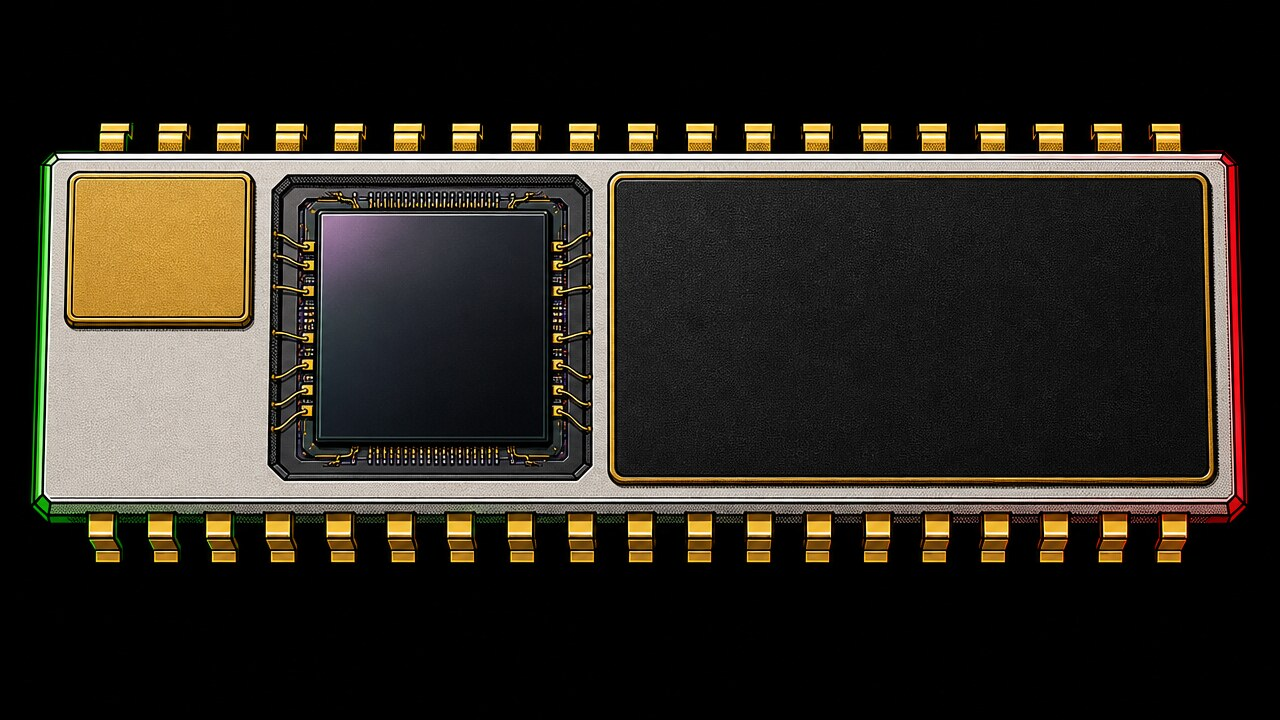
#> input picture ez/tools/concepts/worlds/comic/story/h/chips5/img/mn-a.jpg, 1280 x 720 px, given in place of mn-a.jpg.jpg, which was not available
$ python auto.py img/mn-a.jpg
#> lines starting #> are read from the running program, lines starting #| are printed output that depends on the picture; after the words box and inside, x2 and y2 are one past the last pixel; in counts of white or black regions, pixels touching at a corner belong together
# /usr/bin/python3 auto.py <name> : measures a swapped master by run profiles: the gold plate, the window's dark glass, the label's black panel, the body
import sys,numpy as np
from PIL import Image
a=np.asarray(Image.open(f'img/{sys.argv[1]}.jpg').convert('RGB')).astype(int);r,g,b=a[...,0],a[...,1],a[...,2]
#> after `r, g, b = (a[..., 0], a[..., 1], a[..., 2])`:
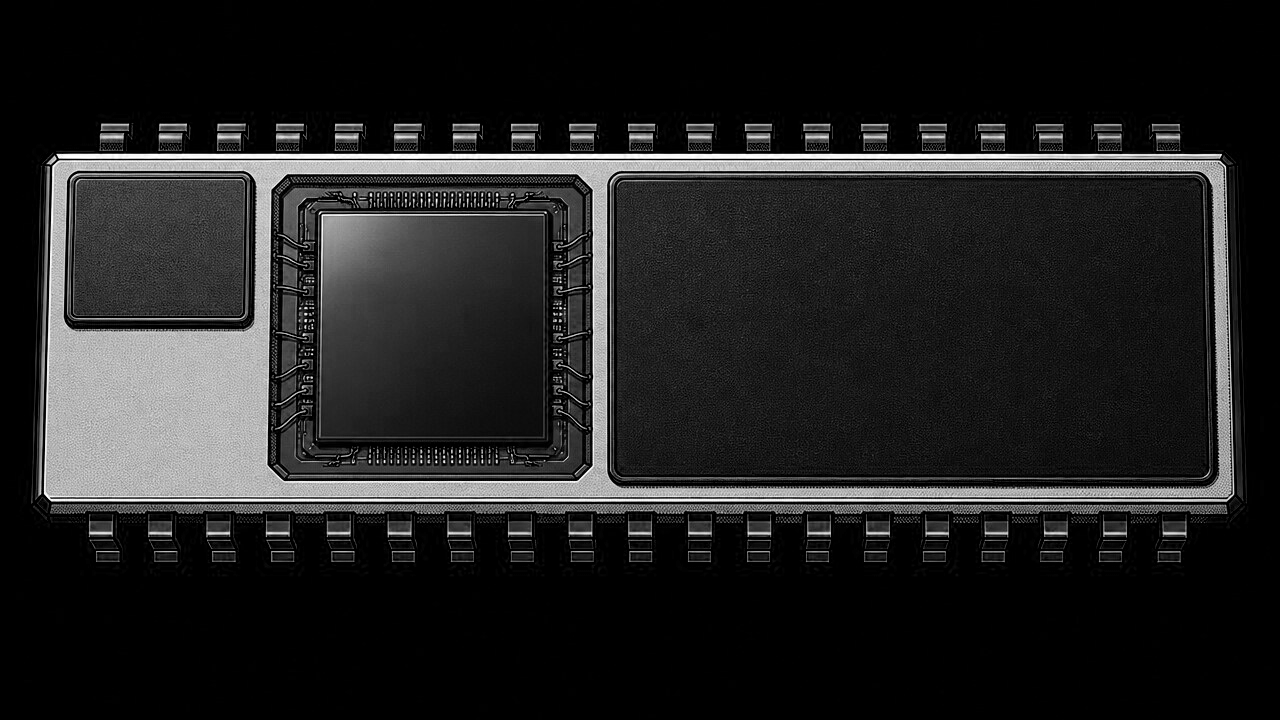
#> b: shape (720, 1280) int64; min 0, max 255, mean 33.9
gold=(r>140)&(g>95)&(b<100)&(r-b>70);cer=(r>150)&(g>145)&(b>130)&(abs(r-b)<45);dark=(r+g+b<70)
#> after `gold = (r > 140) & (g > 95) & (b < 100) & (r - b > 70)`:
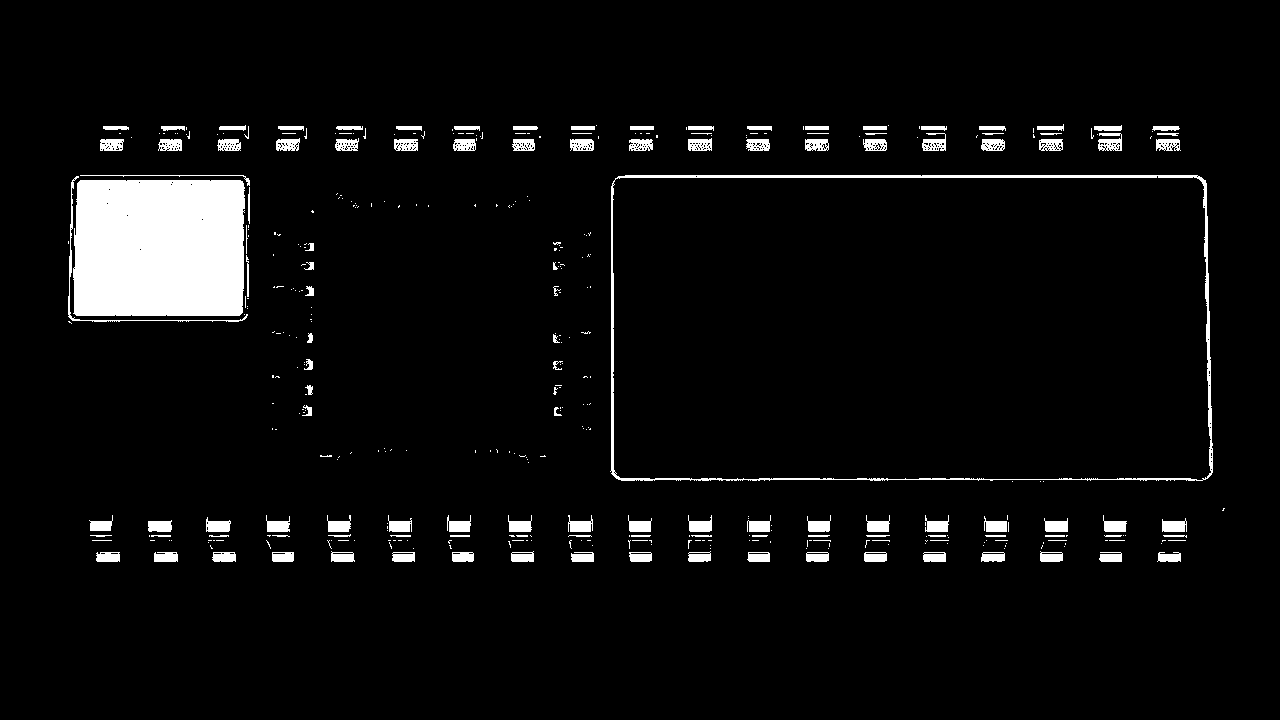
#> gold: shape (720, 1280) bool; 5% white; 410 white regions (287 under 20 px), largest, box (x1, y1, x2, y2) and area: (73, 180, 245, 316) 22927, (610, 175, 1213, 481) 4553, (68, 176, 248, 322) 514
#> after `cer = (r > 150) & (g > 145) & (b > 130) & (abs(r - b) < 45)`:
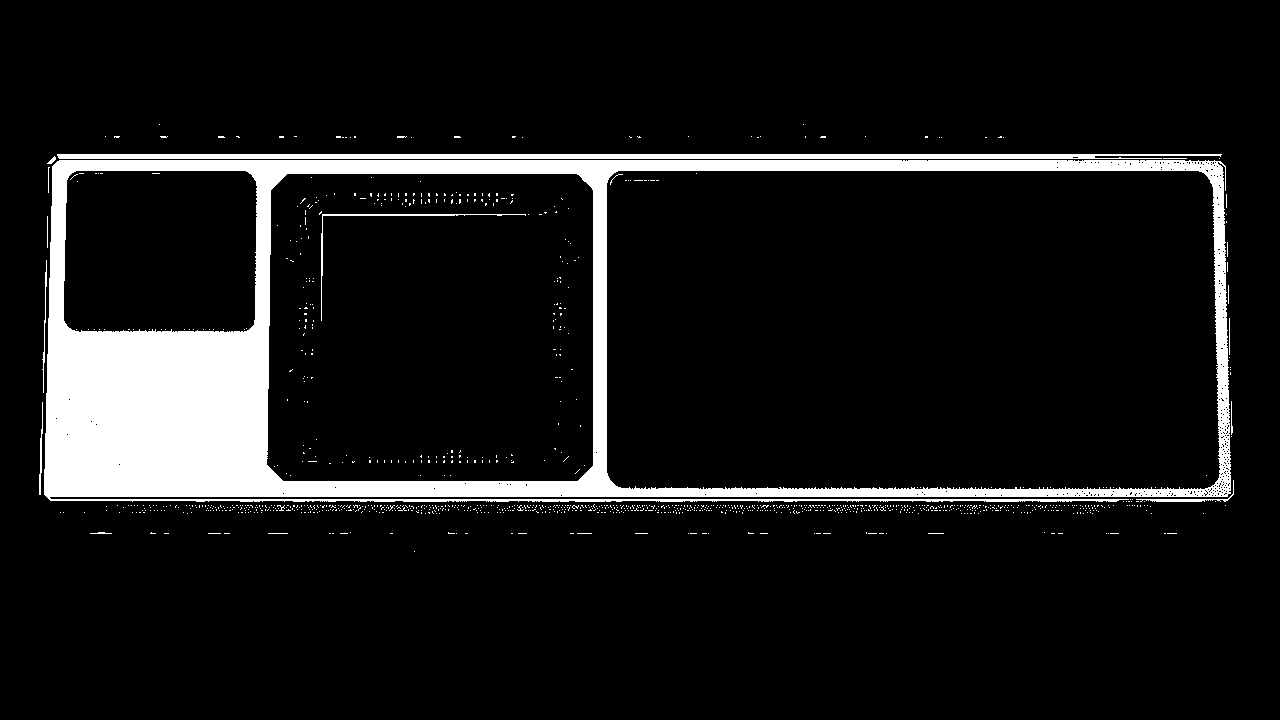
#> cer: shape (720, 1280) bool; 9.4% white; 1146 white regions (1132 under 20 px), largest, box (x1, y1, x2, y2) and area: (44, 160, 1231, 502) 77328, (57, 154, 1222, 159) 5504, (321, 214, 526, 321) 494
#> after `dark = r + g + b < 70`:
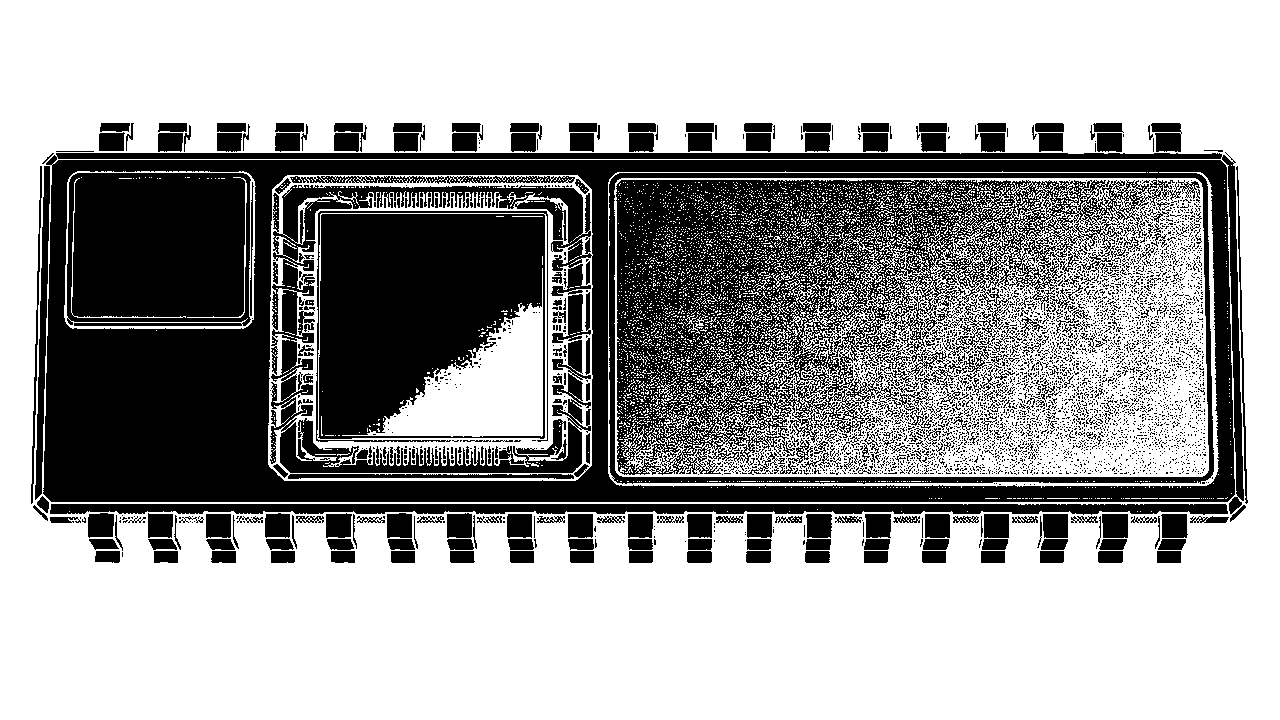
#> dark: shape (720, 1280) bool; 63.4% white; 4455 black regions (4115 under 20 px), largest, box (x1, y1, x2, y2) and area: (43, 152, 1244, 514) 124953, (616, 179, 1181, 475) 69554, (316, 211, 548, 442) 39025
def box(m,x0,x1,y0,y1,f=.6):
  s=m[y0:y1,x0:x1];c=s.mean(0);rr=s.mean(1);xs=np.where(c>f*c.max())[0];ys=np.where(rr>f*rr.max())[0]
  return [x0+int(xs.min()),y0+int(ys.min()),x0+int(xs.max())+1,y0+int(ys.max())+1]
cs=np.where(cer.sum(0)>60)[0];rs=np.where(cer.sum(1)>200)[0]
#> after `cs = np.where(cer.sum(0) > 60)[0]`: cs = 270 values from 44 to 1229
#> after `rs = np.where(cer.sum(1) > 200)[0]`: rs = 192 values from 154 to 533
print('body',cs.min(),rs.min(),cs.max()+1,rs.max()+1)
#| body 44 154 1230 534
print('plate',box(gold,40,300,150,360))
#> in box, `s = m[y0:y1, x0:x1]`:
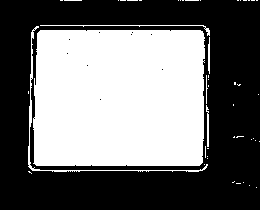
#> s: shape (210, 260) bool; 43.9% white; 48 white regions (42 under 20 px), largest, box (x1, y1, x2, y2) and area: (33, 30, 205, 166) 22927, (28, 26, 208, 172) 514, (40, 25, 210, 36) 196, (206, 105, 209, 147) 81, (208, 37, 210, 74) 64, (206, 75, 208, 104) 30
#> in box, `c = s.mean(0)`: c = 260 values, max 0.667 at index 60, min 0 at index 0, mean 0.439
#> in box, `rr = s.mean(1)`: rr = 210 values, max 0.696 at index 136, min 0 at index 1, mean 0.439
#> in box, `xs = np.where(c > f * c.max())[0]`: xs = 169 values from 35 to 203
#> in box, `ys = np.where(rr > f * rr.max())[0]`: ys = 138 values from 25 to 170
#| plate [75, 175, 244, 321]
print('label',box(dark,290,880,170,500))
#> call 2 of box, with x0 = 290, x1 = 880, y0 = 170, y1 = 500, f = 0.6
#> in box (call 2), `s = m[y0:y1, x0:x1]`:
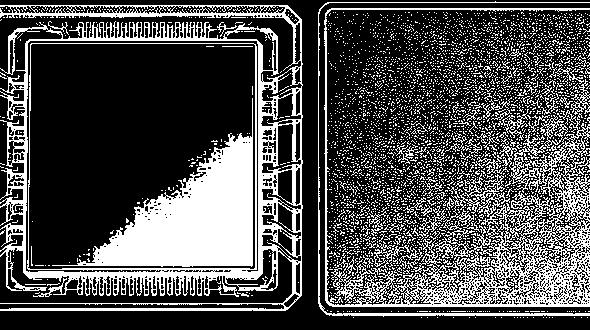
#> s: shape (330, 590) bool; 30.1% white; 3749 white regions (3678 under 20 px), largest, box (x1, y1, x2, y2) and area: (0, 5, 303, 311) 17012, (324, 8, 590, 307) 13973, (52, 98, 253, 267) 12315
#> in box (call 2), `c = s.mean(0)`: c = 590 values, max 0.888 at index 325, min 0 at index 303, mean 0.301
#> in box (call 2), `rr = s.mean(1)`: rr = 330 values, max 0.683 at index 269, min 0 at index 0, mean 0.301
#> in box (call 2), `xs = np.where(c > f * c.max())[0]`: xs = 25 values from 7 to 326
#> in box (call 2), `ys = np.where(rr > f * rr.max())[0]`: ys = 105 values from 2 to 315
#| label [297, 172, 617, 486]
print('glass',box(dark,840,1250,170,500))
#> call 3 of box, with x0 = 840, x1 = 1250, y0 = 170, y1 = 500, f = 0.6
#> in box (call 3), `s = m[y0:y1, x0:x1]`:
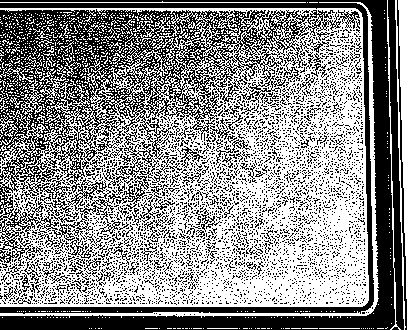
#> s: shape (330, 410) bool; 55.4% white; 3855 black regions (3745 under 20 px), largest, box (x1, y1, x2, y2) and area: (0, 9, 341, 266) 25023, (0, 0, 404, 330) 18723, (397, 0, 407, 330) 613
#> in box (call 3), `c = s.mean(0)`: c = 410 values, max 1 at index 407, min 0.00303 at index 379, mean 0.554
#> in box (call 3), `rr = s.mean(1)`: rr = 330 values, max 0.917 at index 304, min 0.0122 at index 319, mean 0.554
#> in box (call 3), `xs = np.where(c > f * c.max())[0]`: xs = 159 values from 115 to 409
#> in box (call 3), `ys = np.where(rr > f * rr.max())[0]`: ys = 207 values from 2 to 315
#| glass [955, 172, 1250, 486]
